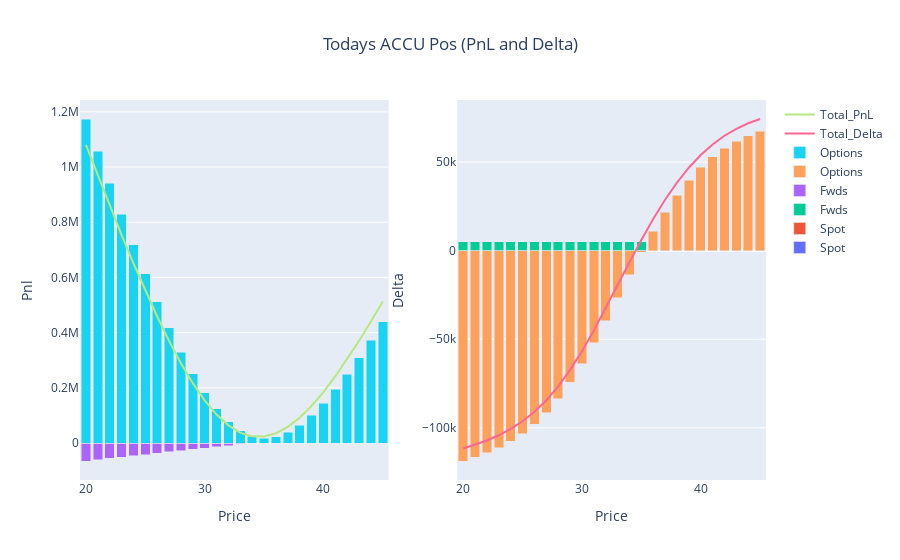

The notebook cell this image was saved under:
### Markdown cell above
# Today's Position

### Code cell
## USE THIS STYLE OF GRAPHING FOR TODAY DATE ENTRY ##
position_functions = Position_Reporting(positions, 'ACCU', current_date)
pnl, delta, theta, vega, value = position_functions.combine_frame()

fig_d = go.Figure()

fig_d.add_trace(go.Bar(x=delta.Price, y=delta.Spot, name='Spot', base=0))
fig_d.add_trace(go.Bar(x=delta.Price, y=delta.Fwds, name='Fwds', base=0))
fig_d.add_trace(go.Bar(x=delta.Price, y=delta.Options, name='Options', base=0))
fig_d.add_trace(go.Scatter(x=delta.Price, y=delta.Total_Delta, mode='lines', name='Total_Delta'))

#fig_d.update_layout(title='ACCU Delta Today', xaxis_title='Price', yaxis_title='Delta', barmode='stack')
#fig_d.show()

#~~~~~~~~~~~~~~~~~~~~~~~~~~~~~~~~~
fig_p = go.Figure()

fig_p.add_trace(go.Bar(x=pnl.Price, y=pnl.Spot, name='Spot', base=0))
fig_p.add_trace(go.Bar(x=pnl.Price, y=pnl.Fwds, name='Fwds', base=0))
fig_p.add_trace(go.Bar(x=pnl.Price, y=pnl.Options, name='Options', base=0))
fig_p.add_trace(go.Scatter(x=pnl.Price, y=pnl.Total_Pnl, mode='lines', name='Total_PnL'))

#fig_p.update_layout(title='ACCU PnL Today', xaxis_title='Price', yaxis_title='pnl', barmode='stack')
#fig_p.show()


#~~~~~~~~~~~~~~~~~~~~~~~~~~~~~~~
fig = make_subplots(rows=1, cols=2)
for i in range(0,len(fig_d.data)):
    fig.add_trace(fig_d.data[i], row=1, col=2)
    fig.add_trace(fig_p.data[i], row=1, col=1)
    
fig.update_layout(title={'text': 'Todays ACCU Pos (PnL and Delta)','x': 0.5,'xanchor': 'center'}, barmode='stack')

fig.update_xaxes(title_text="Price", row=1, col=1)
fig.update_yaxes(title_text="Pnl", row=1, col=1)
fig.update_xaxes(title_text="Price", row=1, col=2)
fig.update_yaxes(title_text="Delta", row=1, col=2)    
fig.show()

### Figure 1 — Plotly figure (JSON) as saved in the notebook; plotly's stock layout.template omitted (floating-point values rounded to 4 significant figures)
{"data": [{"base": 0, "name": "Spot", "type": "bar", "x": [20, 21, 22, 23, 24, 25, 26, 27, 28, 29, 30, 31, 32, 33, 34, 35, 36, 37, 38, 39, 40, 41, 42, 43, 44, 45], "xaxis": "x2", "y": [2030, 2030, 2030, 2030, 2030, 2030, 2030, 2030, 2030, 2030, 2030, 2030, 2030, 2030, 2030, 2030, 2030, 2030, 2030, 2030, 2030, 2030, 2030, 2030, 2030, 2030], "yaxis": "y2"}, {"base": 0, "name": "Spot", "type": "bar", "x": [20, 21, 22, 23, 24, 25, 26, 27, 28, 29, 30, 31, 32, 33, 34, 35, 36, 37, 38, 39, 40, 41, 42, 43, 44, 45], "xaxis": "x", "y": [-28930.0, -26900.0, -24870.0, -22840.0, -20810.0, -18780.0, -16750.0, -14720.0, -12690.0, -10660.0, -8628.0, -6598.0, -4568.0, -2538.0, -507.5, 1522.0, 3552.0, 5582.0, 7612.0, 9642.0, 11670.0, 13700.0, 15730.0, 17760.0, 19790.0, 21820.0], "yaxis": "y"}, {"base": 0, "name": "Fwds", "type": "bar", "x": [20, 21, 22, 23, 24, 25, 26, 27, 28, 29, 30, 31, 32, 33, 34, 35, 36, 37, 38, 39, 40, 41, 42, 43, 44, 45], "xaxis": "x2", "y": [5000, 5000, 5000, 5000, 5000, 5000, 5000, 5000, 5000, 5000, 5000, 5000, 5000, 5000, 5000, 5000, 5000, 5000, 5000, 5000, 5000, 5000, 5000, 5000, 5000, 5000], "yaxis": "y2"}, {"base": 0, "name": "Fwds", "type": "bar", "x": [20, 21, 22, 23, 24, 25, 26, 27, 28, 29, 30, 31, 32, 33, 34, 35, 36, 37, 38, 39, 40, 41, 42, 43, 44, 45], "xaxis": "x", "y": [-65170.0, -60490.0, -55820.0, -51150.0, -46470.0, -41800.0, -37120.0, -32450.0, -27780.0, -23100.0, -18430.0, -13760.0, -9084.0, -4411.0, 262.6, 4936.0, 9609.0, 14280.0, 18960.0, 23630.0, 28300.0, 32980.0, 37650.0, 42320.0, 47000.0, 51670.0], "yaxis": "y"}, {"base": 0, "name": "Options", "type": "bar", "x": [20, 21, 22, 23, 24, 25, 26, 27, 28, 29, 30, 31, 32, 33, 34, 35, 36, 37, 38, 39, 40, 41, 42, 43, 44, 45], "xaxis": "x2", "y": [-118700.0, -116700.0, -114200.0, -111200.0, -107700.0, -103300.0, -97990.0, -91460.0, -83590.0, -74340.0, -63760.0, -52050.0, -39530.0, -26570.0, -13600.0, -1012.0, 10840.0, 21690.0, 31370.0, 39800.0, 46970.0, 52940.0, 57830.0, 61750.0, 64860.0, 67290.0], "yaxis": "y2"}, {"base": 0, "name": "Options", "type": "bar", "x": [20, 21, 22, 23, 24, 25, 26, 27, 28, 29, 30, 31, 32, 33, 34, 35, 36, 37, 38, 39, 40, 41, 42, 43, 44, 45], "xaxis": "x", "y": [1174000.0, 1056000.0, 940800.0, 828000.0, 718500.0, 612900.0, 512200.0, 417300.0, 329700.0, 250600.0, 181500.0, 123500.0, 77620.0, 44550.0, 24480.0, 17220.0, 22210.0, 38570.0, 65210.0, 100900.0, 144400.0, 194400.0, 249900.0, 309800.0, 373100.0, 439300.0], "yaxis": "y"}, {"mode": "lines", "name": "Total_Delta", "type": "scatter", "x": [20, 21, 22, 23, 24, 25, 26, 27, 28, 29, 30, 31, 32, 33, 34, 35, 36, 37, 38, 39, 40, 41, 42, 43, 44, 45], "xaxis": "x2", "y": [-111700.0, -109600.0, -107200.0, -104200.0, -100700.0, -96300.0, -90960.0, -84430.0, -76560.0, -67310.0, -56730.0, -45020.0, -32500.0, -19540.0, -6569.0, 6018.0, 17870.0, 28720.0, 38400.0, 46830.0, 54000.0, 59970.0, 64860.0, 68780.0, 71890.0, 74320.0], "yaxis": "y2"}, {"mode": "lines", "name": "Total_PnL", "type": "scatter", "x": [20, 21, 22, 23, 24, 25, 26, 27, 28, 29, 30, 31, 32, 33, 34, 35, 36, 37, 38, 39, 40, 41, 42, 43, 44, 45], "xaxis": "x", "y": [1080000.0, 968800.0, 860100.0, 754000.0, 651200.0, 552300.0, 458300.0, 370200.0, 289200.0, 216800.0, 154400.0, 103100.0, 63970.0, 37600.0, 24230.0, 23680.0, 35370.0, 58440.0, 91780.0, 134200.0, 184400.0, 241100.0, 303300.0, 369900.0, 439900.0, 512800.0], "yaxis": "y"}], "layout": {"autosize": true, "barmode": "stack", "title": {"text": "Todays ACCU Pos (PnL and Delta)", "x": 0.5, "xanchor": "center"}, "xaxis": {"anchor": "y", "autorange": true, "domain": [0, 0.45], "range": [19.5, 45.5], "title": {"text": "Price"}, "type": "linear"}, "xaxis2": {"anchor": "y2", "autorange": true, "domain": [0.55, 1], "range": [19.5, 45.5], "title": {"text": "Price"}, "type": "linear"}, "yaxis": {"anchor": "x", "autorange": true, "domain": [0, 1], "range": [-134000.0, 1243000.0], "title": {"text": "Pnl"}, "type": "linear"}, "yaxis2": {"anchor": "x2", "autorange": true, "domain": [0, 1], "range": [-129500.0, 85040.0], "title": {"text": "Delta"}, "type": "linear"}}}
